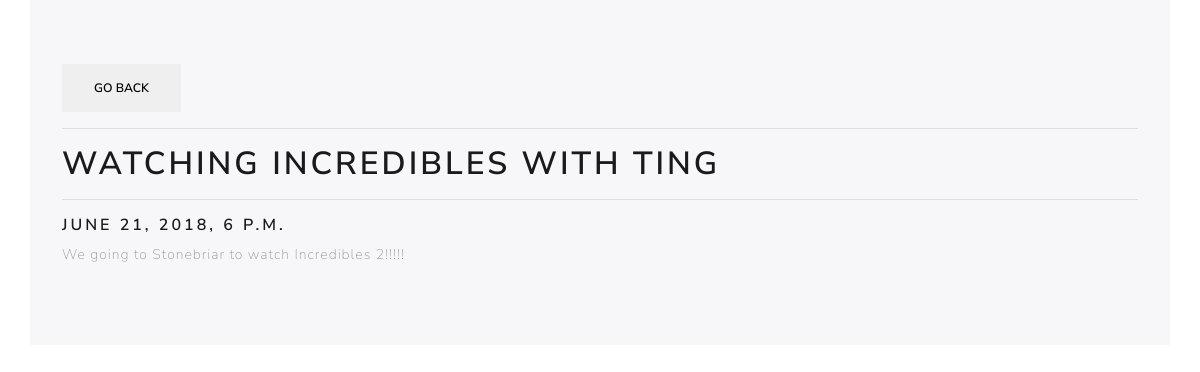
The app's page /entry/1 with its own data.
### myapp/models.py (models this page shows, shortened)
class Entry(models.Model):
    name = models.CharField(max_length=100)
    date = models.DateTimeField()
    description = models.TextField()
    created = models.DateTimeField(auto_now_add=True)

### myapp/views.py (the view)
# urls.py: path('entry/<int:pk>', views.details, name='details'),
def details(request, pk):
    entry = Entry.objects.get(id=pk)
    return render(request, 'myapp/details.html', {'entry': entry})

### myapp/templates/myapp/details.html
{% extends 'myapp/base.html' %}
{% block content %}
<div class="container jumbotron">
  <button onclick="window.location='{% url 'index' %}'" class="btn btn-default">Go Back</button>
  <hr />
  <h1>{{ entry.name }}</h1>
  <hr />
  <h5>{{ entry.date }}</h5>
  <p>{{ entry.description }}</p>
</div>
{% endblock %}

### myapp/templates/myapp/base.html (shortened to what this page needs)
<!DOCTYPE html>
<html lang="en">
<head>
  {% load static %}
  <link rel='stylesheet' href="{% static 'myapp/css/bootstrap.css' %}" />
  <link rel='stylesheet' href="{% static 'myapp/css/style.css' %}" />
</head>
<body>
  {% block content %}
  {% endblock %}
</body>
</html>

### myapp/static/myapp/css/style.css (style rules this page uses)
body, html { width: 100%; display: grid; }

### records on screen
Entry: name "WATCHING INCREDIBLES WITH TING", date "JUNE 21, 2018, 6 P.M.", description "We going to Stonebriar to watch Incredibles 2!!!!!"
